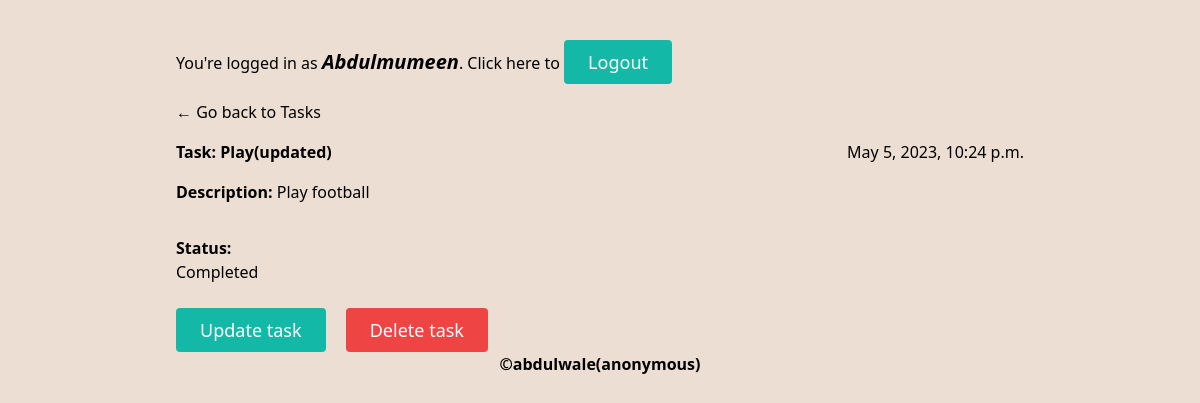
Page /todo-app/task/26/ (signed in) on the committed database.
### todo_app/models.py (models this page shows)
class Task(models.Model):
    user = models.ForeignKey(User, on_delete=models.CASCADE)
    title = models.CharField(max_length=25)
    description = models.TextField()
    created_at = models.DateTimeField(auto_now_add=True)
    is_completed = models.BooleanField(default=False)
    updated = models.DateTimeField(auto_now=True)
    class Meta:
        ordering = ['-is_completed']
    def __str__(self):
        return self.title

### todo_app/views.py (the view)
# urls.py: path('task/<int:pk>/', detailPage, name="detail-page"),
@login_required
def detailPage(request, pk):
    task = get_object_or_404(Task, id=pk)
    return render(request, 'todo_app/detail_page.html', {'task':task})

### todo_app/templates/todo_app/detail_page.html (shortened to what this page needs)
{% extends "todo_app/base.html" %}
{% block content %}
<a href="{% url 'todo-app:home-page' %}">&larr; Go back to Tasks</a>
<div class="flex mb-4 mt-4 justify-between items-center">
  <h3 class="font-bold">Task: {{task}}</h3>
  <h3>{{task.updated}}</h3>
</div>
<p class="mb-8"><strong>Description:</strong> {{task.description}}</p>
<p><strong>Status:</strong></p>
{% if task.is_completed %}
<p>Completed</p>
{% else %}
<p>Uncompleted</p>
{% endif %}
<div class="mt-6">
  <a
    class="inline-flex text-white bg-teal-500 border-0 py-2 px-6 focus:outline-none hover:bg-teal-600 rounded text-lg"
    href="{% url 'todo-app:update-page' task.id %}"
    >Update task</a
  >
  <a
    class="inline-flex ml-4 text-white bg-red-500 border-0 py-2 px-6 focus:outline-none hover:bg-red-600 rounded text-lg"
    href="{% url 'todo-app:delete-page' task.id %}"
    >Delete task</a
  >
</div>
{% endblock %}

### todo_app/templates/todo_app/base.html (shortened to what this page needs)
{% load static tailwind_tags %}
<!DOCTYPE html>
<html lang="en">
  <head>
    {% tailwind_css %}
  </head>
  <body class="max-h-screen bg-[#ecded3]">
    <div class="max-w-4xl p-6 px-6 mx-auto mt-4">
      <div class="mb-4">
        {% if user.is_authenticated %}
        <p>
          You're logged in as
          <em class="text-xl font-bold">{{request.user}}</em>. Click here to
          <a
            class="inline-flex text-white bg-teal-500 border-0 py-2 px-6 focus:outline-none hover:bg-teal-600 rounded text-lg"
            href="{% url 'logout' %}"
            >Logout</a
          >
        </p>
        {% endif %}
      </div>
      {% block content %} {% endblock %}
      <footer class="text-center font-bold text-black">
        &copy;<a href="https://github.com/Abdulmumin3/DJTodoApp"
          >abdulwale(anonymous)</a
        >
      </footer>
    </div>
  </body>
</html>

### rows in the picture
Task: title "Play(updated)", updated "May 5, 2023, 10:24 p.m.", description "Play football"

### other values in the picture
{{ request.user }} "Abdulmumeen"
